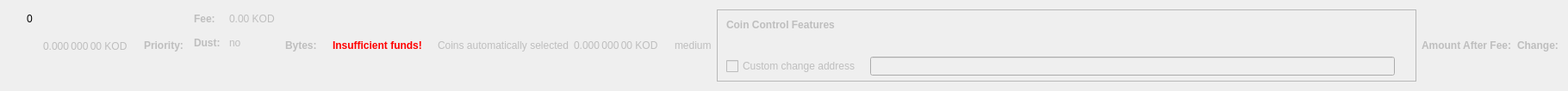
    <widget class="QWidget" name="dummyHideWidget" native="true">
     <property name="maximumSize">
      <size>
       <width>100</width>
       <height>22</height>
      </size>
     </property>
     <layout class="QHBoxLayout" name="dummyHideLayout">
      <item>
       <layout class="QFormLayout" name="formLayoutCoinControl1">
        <property name="horizontalSpacing">
         <number>10</number>
        </property>
        <property name="verticalSpacing">
         <number>14</number>
        </property>
        <property name="leftMargin">
         <number>10</number>
        </property>
        <property name="topMargin">
         <number>4</number>
        </property>
        <property name="rightMargin">
         <number>6</number>
        </property>
        <item row="0" column="1">
         <widget class="QLabel" name="labelCoinControlBytes">
          <property name="cursor">
           <cursorShape>IBeamCursor</cursorShape>
          </property>
          <property name="contextMenuPolicy">
           <enum>Qt::ActionsContextMenu</enum>
          </property>
          <property name="text">
           <string notr="true">0</string>
          </property>
          <property name="textInteractionFlags">
           <set>Qt::LinksAccessibleByMouse|Qt::TextSelectableByKeyboard|Qt::TextSelectableByMouse</set>
          </property>
         </widget>
        </item>
       </layout>
      </item>
      <item>
       <widget class="QLabel" name="labelCoinControlAfterFee">
        <property name="enabled">
         <bool>false</bool>
        </property>
        <property name="sizePolicy">
         <sizepolicy hsizetype="Fixed" vsizetype="Fixed">
          <horstretch>0</horstretch>
          <verstretch>0</verstretch>
         </sizepolicy>
        </property>
        <property name="minimumSize">
         <size>
          <width>111</width>
          <height>12</height>
         </size>
        </property>
        <property name="maximumSize">
         <size>
          <width>111</width>
          <height>12</height>
         </size>
        </property>
        <property name="cursor">
         <cursorShape>IBeamCursor</cursorShape>
        </property>
        <property name="contextMenuPolicy">
         <enum>Qt::ActionsContextMenu</enum>
        </property>
        <property name="text">
         <string notr="true">0.000 000 00 KOD</string>
        </property>
        <property name="textInteractionFlags">
         <set>Qt::LinksAccessibleByMouse|Qt::TextSelectableByKeyboard|Qt::TextSelectableByMouse</set>
        </property>
       </widget>
      </item>
      <item>
       <widget class="QLabel" name="labelCoinControlPriorityText">
        <property name="enabled">
         <bool>false</bool>
        </property>
        <property name="font">
         <font>
          <weight>75</weight>
          <bold>true</bold>
         </font>
        </property>
        <property name="text">
         <string>Priority:</string>
        </property>
       </widget>
      </item>
      <item>
       <layout class="QHBoxLayout" name="horizontalLayout"/>
      </item>
      <item>
       <layout class="QFormLayout" name="formLayoutCoinControl3">
        <property name="horizontalSpacing">
         <number>10</number>
        </property>
        <property name="verticalSpacing">
         <number>14</number>
        </property>
        <property name="leftMargin">
         <number>6</number>
        </property>
        <property name="topMargin">
         <number>4</number>
        </property>
        <property name="rightMargin">
         <number>6</number>
        </property>
        <item row="0" column="0">
         <widget class="QLabel" name="labelCoinControlFeeText">
          <property name="enabled">
           <bool>false</bool>
          </property>
          <property name="font">
           <font>
            <weight>75</weight>
            <bold>true</bold>
           </font>
          </property>
          <property name="text">
           <string>Fee:</string>
          </property>
          <property name="margin">
           <number>0</number>
          </property>
         </widget>
        </item>
        <item row="0" column="1">
         <widget class="QLabel" name="labelCoinControlFee">
          <property name="enabled">
           <bool>false</bool>
          </property>
          <property name="cursor">
           <cursorShape>IBeamCursor</cursorShape>
          </property>
          <property name="contextMenuPolicy">
           <enum>Qt::ActionsContextMenu</enum>
          </property>
          <property name="text">
           <string notr="true">0.00 KOD</string>
          </property>
          <property name="textInteractionFlags">
           <set>Qt::LinksAccessibleByMouse|Qt::TextSelectableByKeyboard|Qt::TextSelectableByMouse</set>
          </property>
         </widget>
        </item>
        <item row="1" column="0">
         <widget class="QLabel" name="labelCoinControlLowOutputText">
          <property name="enabled">
           <bool>false</bool>
          </property>
          <property name="font">
           <font>
            <weight>75</weight>
            <bold>true</bold>
           </font>
          </property>
          <property name="text">
           <string>Dust:</string>
          </property>
         </widget>
        </item>
        <item row="1" column="1">
         <widget class="QLabel" name="labelCoinControlLowOutput">
          <property name="enabled">
           <bool>false</bool>
          </property>
          <property name="cursor">
           <cursorShape>IBeamCursor</cursorShape>
          </property>
          <property name="contextMenuPolicy">
           <enum>Qt::ActionsContextMenu</enum>
          </property>
          <property name="text">
           <string>no</string>
          </property>
          <property name="textInteractionFlags">
           <set>Qt::LinksAccessibleByMouse|Qt::TextSelectableByKeyboard|Qt::TextSelectableByMouse</set>
          </property>
         </widget>
        </item>
       </layout>
      </item>
      <item>
       <widget class="QLabel" name="labelCoinControlBytesText">
        <property name="enabled">
         <bool>false</bool>
        </property>
        <property name="font">
         <font>
          <weight>75</weight>
          <bold>true</bold>
         </font>
        </property>
        <property name="text">
         <string>Bytes:</string>
        </property>
       </widget>
      </item>
      <item>
       <layout class="QFormLayout" name="formLayoutCoinControl2">
        <property name="horizontalSpacing">
         <number>10</number>
        </property>
        <property name="verticalSpacing">
         <number>14</number>
        </property>
        <property name="leftMargin">
         <number>6</number>
        </property>
        <property name="topMargin">
         <number>4</number>
        </property>
        <property name="rightMargin">
         <number>6</number>
        </property>
       </layout>
      </item>
      <item>
       <layout class="QHBoxLayout" name="horizontalLayoutCoinControl2">
        <property name="spacing">
         <number>8</number>
        </property>
        <property name="bottomMargin">
         <number>10</number>
        </property>
       </layout>
      </item>
      <item>
       <widget class="QLabel" name="labelCoinControlInsuffFunds">
        <property name="enabled">
         <bool>false</bool>
        </property>
        <property name="minimumSize">
         <size>
          <width>0</width>
          <height>0</height>
         </size>
        </property>
        <property name="font">
         <font>
          <weight>75</weight>
          <bold>true</bold>
         </font>
        </property>
        <property name="styleSheet">
         <string notr="true">color:red;font-weight:bold;</string>
        </property>
        <property name="text">
         <string>Insufficient funds!</string>
        </property>
        <property name="margin">
         <number>5</number>
        </property>
       </widget>
      </item>
      <item>
       <layout class="QFormLayout" name="formLayoutCoinControl4">
        <property name="horizontalSpacing">
         <number>10</number>
        </property>
        <property name="verticalSpacing">
         <number>14</number>
        </property>
        <property name="leftMargin">
         <number>6</number>
        </property>
        <property name="topMargin">
         <number>4</number>
        </property>
        <property name="rightMargin">
         <number>6</number>
        </property>
       </layout>
      </item>
      <item>
       <widget class="QLabel" name="labelCoinControlAutomaticallySelected">
        <property name="enabled">
         <bool>false</bool>
        </property>
        <property name="sizePolicy">
         <sizepolicy hsizetype="Fixed" vsizetype="Fixed">
          <horstretch>0</horstretch>
          <verstretch>0</verstretch>
         </sizepolicy>
        </property>
        <property name="minimumSize">
         <size>
          <width>0</width>
          <height>0</height>
         </size>
        </property>
        <property name="maximumSize">
         <size>
          <width>240</width>
          <height>16777215</height>
         </size>
        </property>
        <property name="text">
         <string>Coins automatically selected</string>
        </property>
        <property name="margin">
         <number>5</number>
        </property>
       </widget>
      </item>
      <item>
       <widget class="QLabel" name="labelCoinControlChange">
        <property name="enabled">
         <bool>false</bool>
        </property>
        <property name="sizePolicy">
         <sizepolicy hsizetype="Fixed" vsizetype="Fixed">
          <horstretch>0</horstretch>
          <verstretch>0</verstretch>
         </sizepolicy>
        </property>
        <property name="minimumSize">
         <size>
          <width>111</width>
          <height>0</height>
         </size>
        </property>
        <property name="maximumSize">
         <size>
          <width>111</width>
          <height>16777215</height>
         </size>
        </property>
        <property name="cursor">
         <cursorShape>IBeamCursor</cursorShape>
        </property>
        <property name="contextMenuPolicy">
         <enum>Qt::ActionsContextMenu</enum>
        </property>
        <property name="text">
         <string notr="true">0.000 000 00 KOD</string>
        </property>
        <property name="textInteractionFlags">
         <set>Qt::LinksAccessibleByMouse|Qt::TextSelectableByKeyboard|Qt::TextSelectableByMouse</set>
        </property>
       </widget>
      </item>
      <item>
       <widget class="QLabel" name="labelCoinControlPriority">
        <property name="enabled">
         <bool>false</bool>
        </property>
        <property name="cursor">
         <cursorShape>IBeamCursor</cursorShape>
        </property>
        <property name="contextMenuPolicy">
         <enum>Qt::ActionsContextMenu</enum>
        </property>
        <property name="text">
         <string>medium</string>
        </property>
        <property name="textInteractionFlags">
         <set>Qt::LinksAccessibleByMouse|Qt::TextSelectableByKeyboard|Qt::TextSelectableByMouse</set>
        </property>
       </widget>
      </item>
      <item>
       <widget class="QFrame" name="frameCoinControl">
        <property name="sizePolicy">
         <sizepolicy hsizetype="Expanding" vsizetype="Expanding">
          <horstretch>0</horstretch>
          <verstretch>0</verstretch>
         </sizepolicy>
        </property>
        <property name="maximumSize">
         <size>
          <width>16777215</width>
          <height>16777215</height>
         </size>
        </property>
        <property name="frameShape">
         <enum>QFrame::StyledPanel</enum>
        </property>
        <property name="frameShadow">
         <enum>QFrame::Sunken</enum>
        </property>
        <layout class="QVBoxLayout" name="verticalLayoutCoinControl2_2">
         <property name="spacing">
          <number>0</number>
         </property>
         <property name="leftMargin">
          <number>0</number>
         </property>
         <property name="topMargin">
          <number>0</number>
         </property>
         <property name="rightMargin">
          <number>0</number>
         </property>
         <property name="bottomMargin">
          <number>6</number>
         </property>
         <item>
          <layout class="QVBoxLayout" name="verticalLayoutCoinControl" stretch="0,0,0,1">
           <property name="spacing">
            <number>0</number>
           </property>
           <property name="leftMargin">
            <number>10</number>
           </property>
           <property name="topMargin">
            <number>10</number>
           </property>
           <item>
            <layout class="QHBoxLayout" name="horizontalLayoutCoinControl1">
             <property name="bottomMargin">
              <number>15</number>
             </property>
             <item>
              <widget class="QLabel" name="labelCoinControlFeatures">
               <property name="enabled">
                <bool>false</bool>
               </property>
               <property name="sizePolicy">
                <sizepolicy hsizetype="Preferred" vsizetype="Maximum">
                 <horstretch>0</horstretch>
                 <verstretch>0</verstretch>
                </sizepolicy>
               </property>
               <property name="font">
                <font>
                 <weight>75</weight>
                 <bold>true</bold>
                </font>
               </property>
               <property name="styleSheet">
                <string notr="true">font-weight:bold;</string>
               </property>
               <property name="text">
                <string>Coin Control Features</string>
               </property>
              </widget>
             </item>
            </layout>
           </item>
           <item>
            <widget class="QWidget" name="widgetCoinControl" native="true">
             <property name="sizePolicy">
              <sizepolicy hsizetype="Preferred" vsizetype="Preferred">
               <horstretch>0</horstretch>
               <verstretch>0</verstretch>
              </sizepolicy>
             </property>
             <property name="minimumSize">
              <size>
               <width>0</width>
               <height>0</height>
              </size>
             </property>
             <property name="styleSheet">
              <string notr="true"/>
             </property>
             <layout class="QHBoxLayout" name="horizontalLayoutCoinControl5_2">
              <property name="leftMargin">
               <number>0</number>
              </property>
              <property name="topMargin">
               <number>0</number>
              </property>
              <property name="rightMargin">
               <number>0</number>
              </property>
              <property name="bottomMargin">
               <number>0</number>
              </property>
              <item>
               <layout class="QHBoxLayout" name="horizontalLayoutCoinControl3">
                <property name="spacing">
                 <number>20</number>
                </property>
                <property name="topMargin">
                 <number>0</number>
                </property>
                <property name="bottomMargin">
                 <number>10</number>
                </property>
               </layout>
              </item>
             </layout>
            </widget>
           </item>
           <item>
            <layout class="QHBoxLayout" name="horizontalLayoutCoinControl4" stretch="0,0,0">
             <property name="spacing">
              <number>12</number>
             </property>
             <property name="sizeConstraint">
              <enum>QLayout::SetDefaultConstraint</enum>
             </property>
             <property name="topMargin">
              <number>5</number>
             </property>
             <property name="rightMargin">
              <number>5</number>
             </property>
             <item>
              <widget class="QCheckBox" name="checkBoxCoinControlChange">
               <property name="enabled">
                <bool>false</bool>
               </property>
               <property name="toolTip">
                <string>If this is activated, but the change address is empty or invalid, change will be sent to a newly generated address.</string>
               </property>
               <property name="text">
                <string>Custom change address</string>
               </property>
              </widget>
             </item>
             <item>
              <widget class="QValidatedLineEdit" name="lineEditCoinControlChange">
               <property name="enabled">
                <bool>false</bool>
               </property>
               <property name="sizePolicy">
                <sizepolicy hsizetype="Expanding" vsizetype="Fixed">
                 <horstretch>0</horstretch>
                 <verstretch>0</verstretch>
                </sizepolicy>
               </property>
              </widget>
             </item>
             <item>
              <widget class="QLabel" name="labelCoinControlChangeLabel_2">
               <property name="sizePolicy">
                <sizepolicy hsizetype="Preferred" vsizetype="Expanding">
                 <horstretch>0</horstretch>
                 <verstretch>0</verstretch>
                </sizepolicy>
               </property>
               <property name="minimumSize">
                <size>
                 <width>0</width>
                 <height>0</height>
                </size>
               </property>
               <property name="text">
                <string/>
               </property>
               <property name="margin">
                <number>3</number>
               </property>
              </widget>
             </item>
            </layout>
           </item>
           <item>
            <spacer name="verticalSpacerCoinControl">
             <property name="orientation">
              <enum>Qt::Vertical</enum>
             </property>
             <property name="sizeHint" stdset="0">
              <size>
               <width>800</width>
               <height>1</height>
              </size>
             </property>
            </spacer>
           </item>
          </layout>
         </item>
        </layout>
       </widget>
      </item>
      <item>
       <widget class="QLabel" name="labelCoinControlAfterFeeText">
        <property name="enabled">
         <bool>false</bool>
        </property>
        <property name="minimumSize">
         <size>
          <width>0</width>
          <height>0</height>
         </size>
        </property>
        <property name="maximumSize">
         <size>
          <width>16777215</width>
          <height>16777215</height>
         </size>
        </property>
        <property name="font">
         <font>
          <weight>75</weight>
          <bold>true</bold>
         </font>
        </property>
        <property name="text">
         <string>Amount After Fee:</string>
        </property>
        <property name="alignment">
         <set>Qt::AlignLeading|Qt::AlignLeft|Qt::AlignVCenter</set>
        </property>
        <property name="margin">
         <number>0</number>
        </property>
       </widget>
      </item>
      <item>
       <widget class="QLabel" name="labelCoinControlChangeText">
        <property name="enabled">
         <bool>false</bool>
        </property>
        <property name="sizePolicy">
         <sizepolicy hsizetype="Preferred" vsizetype="Preferred">
          <horstretch>0</horstretch>
          <verstretch>0</verstretch>
         </sizepolicy>
        </property>
        <property name="minimumSize">
         <size>
          <width>0</width>
          <height>0</height>
         </size>
        </property>
        <property name="maximumSize">
         <size>
          <width>16777215</width>
          <height>16777215</height>
         </size>
        </property>
        <property name="font">
         <font>
          <weight>75</weight>
          <bold>true</bold>
         </font>
        </property>
        <property name="text">
         <string>Change:</string>
        </property>
        <property name="alignment">
         <set>Qt::AlignLeading|Qt::AlignLeft|Qt::AlignVCenter</set>
        </property>
       </widget>
      </item>
     </layout>
    </widget>
